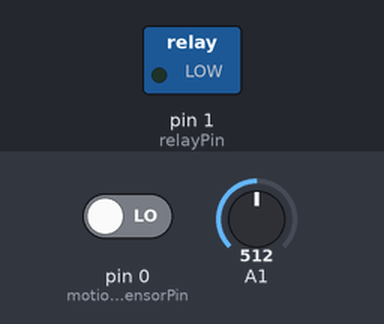
Recording of a sketch running on a simulated Arduino Uno, built with avr-gcc and run on an emulated ATmega328P. On the bench: switched loads named in the sketch (green lamp = pin HIGH). The inputs (shaded band) are chosen by the test bench; at power-on: pin 0 (motionSensorPin) LOW, A1 = 512.

Above: at 1.2 s.
1.3 s: pin 0 (motionSensorPin) driven HIGH
At 2.5 s:
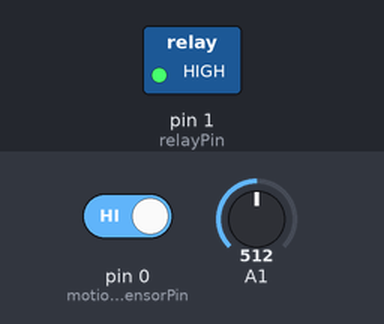
2.8 s: A1 set to 347
4.3 s: A1 set to 324
At 5.2 s:
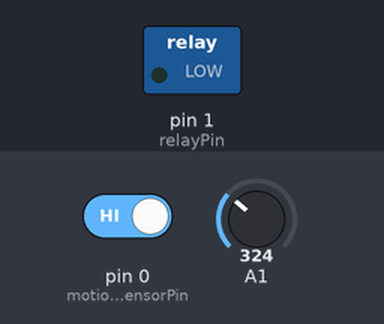
5.8 s: A1 set to 343
At 6.4 s:
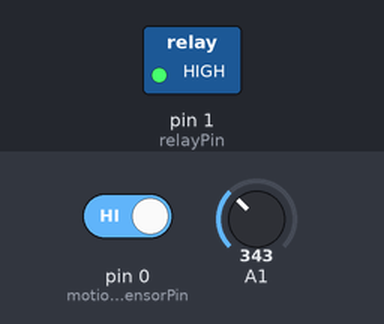
Timing chart, 0 to 8.3 s (numbered marks = the images above; inputs shaded):
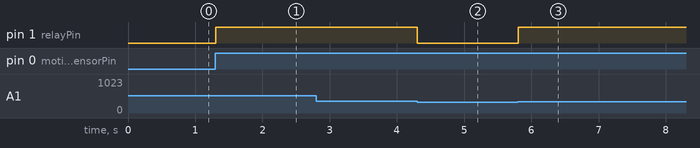

Measured:
- the behaviour switches between 334 and 333 on A1 (found by bisection; images 1 and 2)
- after the input at 1.3 s, pin 1 (relayPin): LOW → HIGH at once
- after the input at 2.8 s, every drawn part: stays the same
- after the input at 4.3 s, pin 1 (relayPin): HIGH → LOW at once
- after the input at 5.8 s, pin 1 (relayPin): LOW → HIGH at once

The sketch:

StarPaintingRelayTrinket.ino
```cpp
//StarPaintingTrinket
//Turn on the power relay when it is dark and the motion
//sensor detects motion.

//To upload to your Gemma or Trinket:
//1) Select the proper board from the Tools->Board Menu
//2) Select USBtinyISP from the Tools->Programmer
//3) Plug in the Gemma/Trinket, make sure you see the green LED lit
//4) For windows, install the USBtiny drivers
//5) Press the button on the Gemma/Trinket - verify you see
//the red LED pulse. This means it is ready to receive data
//6) Click the upload button above within 10 seconds

int motionSensorPin = 0; // PIR sensor, digital input
int relayPin = 1; // Activate the relay that provides power to the star painting
int analogIn1Pin = 1; // Light sensor, analog input

int lightSensorVal;  //analog reading from light sensor
int lightSensorThresh=333;

int loopDelay_ms = 100;
long onTime_ms = 300000;    //painting will stay on for 300 seconds after motion is detected
long currOnTime_ms;        //current time since last motion was detected

// the setup routine runs once when you press reset:
void setup() {
// initialize the digital pin as an output.
pinMode(motionSensorPin, INPUT);
pinMode(relayPin, OUTPUT);
}
// the loop routine runs over and over again forever:
void loop()
{
  //Read the light sensor value
  //Use analogRead(1) for analog input connected to GPIO 2.
  //It is confusing because it is GPIO 2 on the Trinket.
  lightSensorVal = analogRead(1);

//  int blinkCount = lightSensorVal/10;
//  for(int i=0;i<blinkCount;i++)
//  {
//    digitalWrite(relayPin, HIGH);
//    delay(250);
//    digitalWrite(relayPin, LOW);
//    delay(250);
//  }

  if(lightSensorVal>lightSensorThresh)
  {
    //If it is dark, check for motion
    int motionSensorVal = digitalRead(motionSensorPin);
    if(motionSensorVal==HIGH)
    {
      currOnTime_ms=0;    //restart the timer
      digitalWrite(relayPin, HIGH);
    }

    currOnTime_ms = currOnTime_ms+loopDelay_ms;

    //Check if the timer has expired
    if(currOnTime_ms>onTime_ms)
    {
      digitalWrite(relayPin, LOW);
    }
  }
  else
  {
    //If it is not dark, turn off the painting
    digitalWrite(relayPin, LOW);
  }

  delay(loopDelay_ms);
}
```
